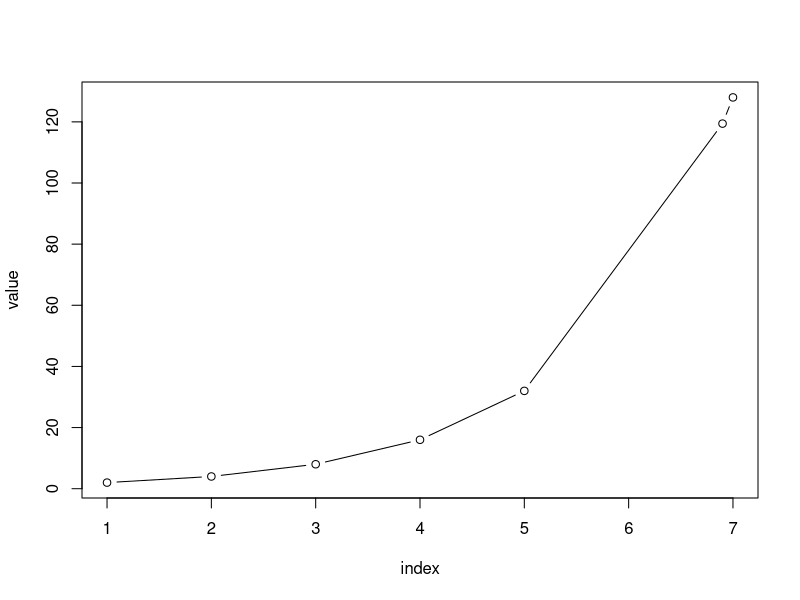

This figure's R source: (Note: this script raises an error after producing the figure.)
install.packages("plotrix")
library(plotrix)
x <- c(1:5, 6.9, 7)
y <- 2^x
from <- 33
to <- 110
plot(x, y, type="b", xlab="index", ylab="value")
barplot(value,month~cat, data=dados, ylim=c(0, NA), pch=1, col="red")
plotpoints(value~month, data=dados, pch=2, col="blue", add=T)
gap.plot(x, y, gap=c(from,to), type="b", xlab="index", ylab="value")
axis.break(2, from, breakcol="snow", style="gap")
axis.break(2, from*(1+0.02), breakcol="black", style="slash")
axis.break(4, from*(1+0.02), breakcol="black", style="slash")
axis(2, at=from)


nmds_lagoa2 <- metaMDS(value~mont)
scores(nmds_lagoa2)
plot(value~month, type = 'text')

op_lagoa2 <- ordiplot(dados$value, type = 'n')
cols = c('grey','black','green','red')
points(dados$value, cex = 1, pch = 2, col = cols[dados$cat])
